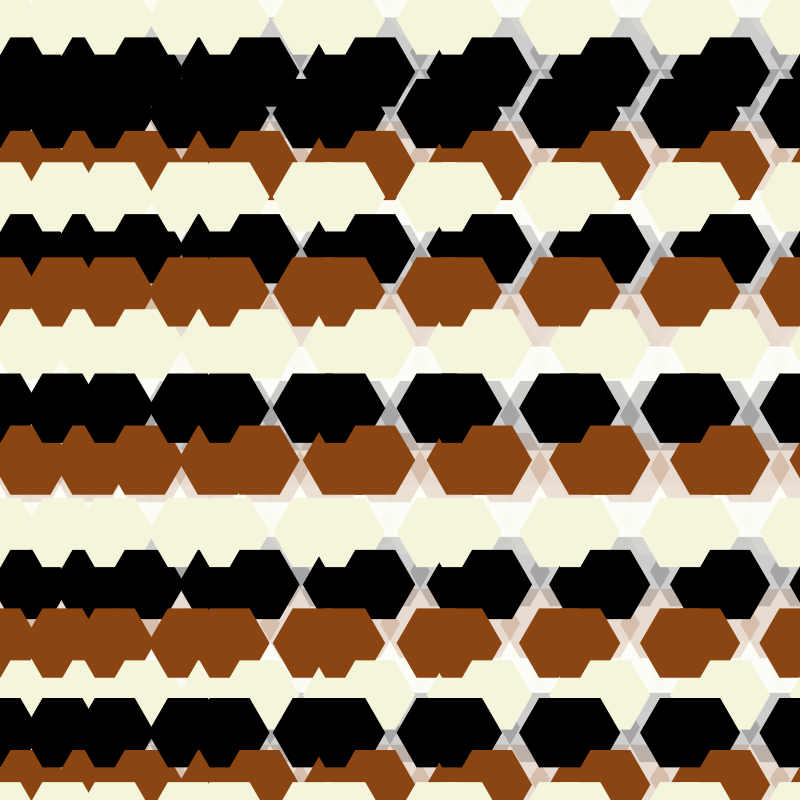
Frame 1 (no input)
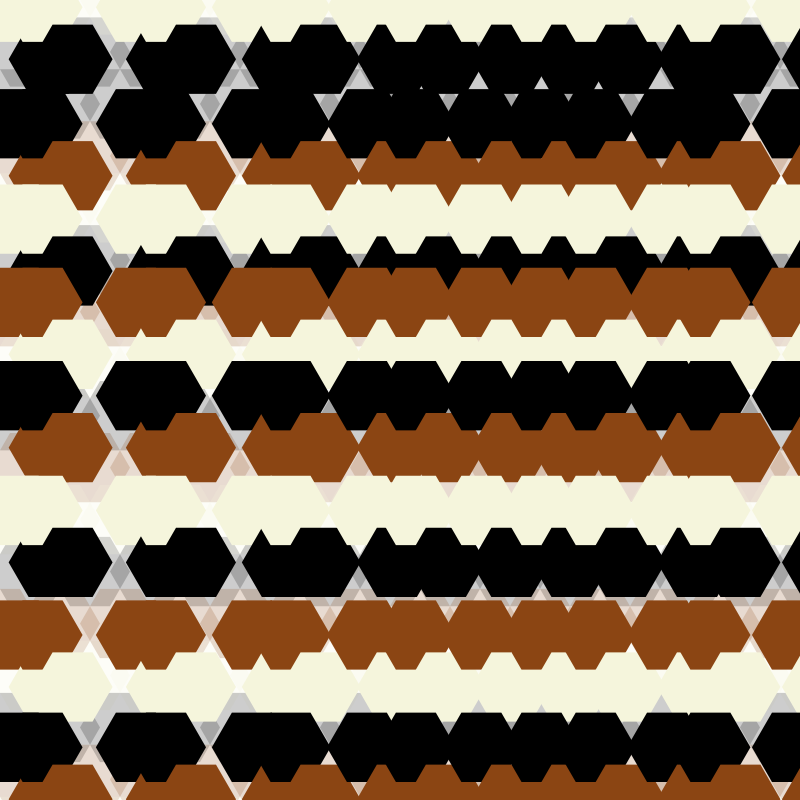
Frame 60 (the mouse pressed at the canvas centre just before this capture)
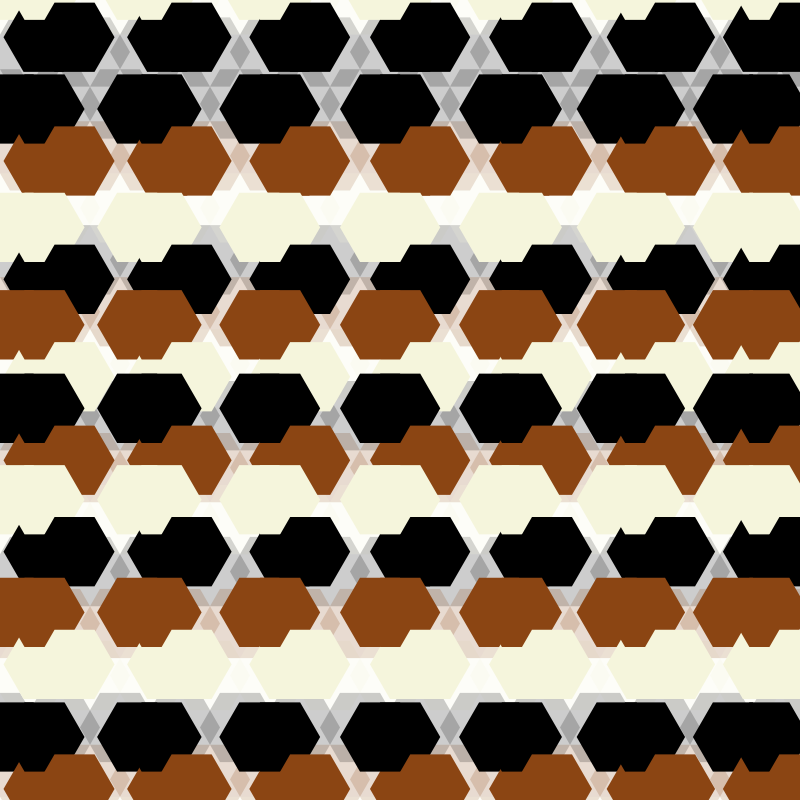
Frame 120 (the mouse held since frame 60 and released just before this capture)

The Processing sketch that drew these frames (run headless with seeded random() and noise(); from frame 60 on, the mouse is pressed at the canvas centre):

// Processing sketch: escher_moving_tessalation
// ── escher_moving_tessalation.pde
// Define colors
color beige = color(245, 245, 220);
color black = color(0, 0, 0);
color brown = color(139, 69, 19);

// Define side length and time variable
float sideLength = 40;
float time = 0;

void setup() {
  size(800, 800);
}

void draw() {
  background(255); // Clear background for each frame
  float h = sideLength * sqrt(3) / 2;
  time += 0.02; // Increment time for animation
  
  // Draw the background tessellation
  drawBackgroundTessellation(h);

  // Draw the animated tessellation
  for (float y = 0; y < height + h; y += 3 * h) {
    for (float x = 0; x < width + sideLength; x += 1.5 * sideLength) {
      float offsetX = sin(time + x * 0.05) * 20; // Calculate horizontal offset
      float offsetY = cos(time + y * 0.05) * 20; // Calculate vertical offset
      drawHexagon(x + offsetX, y + offsetY, sideLength, (int)(x + y) % 3, 255);
      drawHexagon(x + 0.75 * sideLength + offsetX, y + 1.5 * h + offsetY, sideLength, (int)(x + y + 1) % 3, 255);
    }
  }
}

void drawBackgroundTessellation(float h) {
  for (float y = 0; y < height + h; y += 3 * h) {
    for (float x = 0; x < width + sideLength; x += 1.5 * sideLength) {
      drawHexagon(x, y, sideLength, (int)(x + y) % 3, 50); // Semi-transparent background hexagons
      drawHexagon(x + 0.75 * sideLength, y + 1.5 * h, sideLength, (int)(x + y + 1) % 3, 50);
    }
  }
}

void drawHexagon(float x, float y, float s, int colorChoice, int alpha) {
  float h = s * sqrt(3) / 2;
  fill(selectColor(colorChoice, alpha));
  noStroke();
  beginShape();
  for (int i = 0; i < 6; i++) {
    float angle = TWO_PI / 6 * i;
    float xOffset = s * cos(angle);
    float yOffset = s * sin(angle);
    vertex(x + xOffset, y + yOffset);
  }
  endShape(CLOSE);
}

color selectColor(int choice, int alpha) {
  switch (choice) {
    case 0:
      return color(red(beige), green(beige), blue(beige), alpha);
    case 1:
      return color(red(black), green(black), blue(black), alpha);
    case 2:
      return color(red(brown), green(brown), blue(brown), alpha);
    default:
      return color(red(beige), green(beige), blue(beige), alpha);
  }
}
